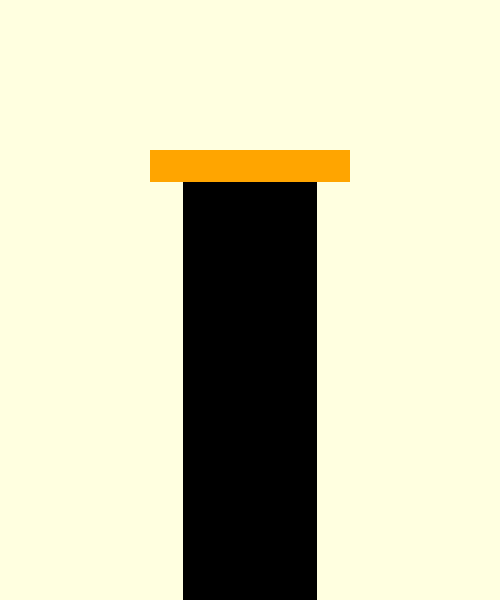
Frame 1 (no input)
Frame 60 (no input): identical to frame 1, image omitted
Frame 120 (the mouse pressed at the canvas centre since frame 60): identical to frame 1, image omitted

The p5.js sketch that drew this single still picture (run headless with seeded random() and noise() and a simulated clock; from frame 60 on, the mouse is pressed at the canvas centre):

// p5.js sketch
// ── sketch.js
// 상단의 막대기를 위한 용수철(spring) 그리기
let springHeight = 32,
  left,
  right,
  maxHeight = 200,
  minHeight = 100,
  over = false,
  move = false,
  firstBounce = false; // 첫 번째 튕김 여부

// 용수철 시뮬레이션 상수들
let M = 0.8, // Mass(질량)
  K = 0.2, // 용수철(spring) 상수
  D = 0.92, // Damping(감쇠)
  R = 150; // Rest Position(놓인 위치)

// 용수철 시뮬레이션 변수들
let ps = R, // 위치
  vs = 0.0, // 속도
  as = 0, // 가속도
  f = 0; // 힘

// 추가: 튕기는 원 배열
let circles = [];

function setup() {
  createCanvas(500, 600);
  rectMode(CORNERS);
  noStroke();
  left = width / 2 - 100;
  right = width / 2 + 100;
}

function draw() {
  background('lightyellow');
  updateSpring();
  drawSpring();
  if (firstBounce) {
    drawCircles();
  }
}

function drawSpring() {
  // 바탕 그리기
  fill(0.2);
  let baseWidth = 0.5 * ps + -8;
  rect(width / 2 - baseWidth, ps + springHeight, width / 2 + baseWidth, height);

  // 상단 막대기의 색상 설정하고 그리기
  if (over || move) {
    fill('orange');
  } else {
    fill('orange');
  }

  rect(left, ps, right, ps + springHeight);
}

// 추가: 튕기는 원 그리기 함수
function drawCircles() {
  fill('skyblue');
  for (let circle of circles) {
    ellipse(circle.x, circle.y, circle.size, circle.size);
  }
}

function updateSpring() {
  // 용수철(spring) 위치 업데이트
  if (!move) {
    f = -K * (ps - R); // f=-ky
    as = f / M; // 가속도 설정, f=ma == a=f/m
    vs = D * (vs + as); // 속도 설정
    ps = ps + vs; // 업데이트된 위치
  }

  // 추가: 튕기는 원 생성 조건 추가 (첫 번째 튕김 이후에만)
  if (abs(vs) < 0.1 && !move && firstBounce) {
    vs = -vs; // 튕겨 올라가도록 방향 변경

    // 추가: 튕기는 원 추가
    let size = random(10, 30);
    let angle = random(-PI / 4, PI / 4); // 무작위 각도 (-45도에서 45도 사이)
    let speed = random(2, 5); // 무작위 속도
    let x = width / 2 + cos(angle) * size;
    let y = ps - springHeight / 2 - sin(angle) * size;

    circles.push({ x, y, size, speed });
  }

  // 추가: 튕기는 원의 위치 업데이트
  for (let i = circles.length - 1; i >= 0; i--) {
    let circle = circles[i];
    circle.y += circle.speed;

    // 튕긴 원이 화면 바닥에 닿으면 위치 조정
    if (circle.y + circle.size / 2 > height) {
      circle.y = height - circle.size / 2;
      circle.speed = 0; // 원이 멈추도록 속도를 0으로 설정
    }
  }

  // 마우스가 상단 막대기 위에 있는지 여부 테스트
  if (
    mouseX > left &&
    mouseX < right &&
    mouseY > ps &&
    mouseY < ps + springHeight
  ) {
    over = true;
  } else {
    over = false;
  }

  // 상단 막대기의 위치 설정 및 제한
  if (move) {
    ps = mouseY - springHeight / 2;
    ps = constrain(ps, minHeight, maxHeight);
  }

  // 추가: 첫 번째 튕김 확인
  if (!firstBounce && abs(vs) < 0.1 && move) {
    firstBounce = true;
  }
}

function mousePressed() {
  if (over) {
    move = true;
  }
}

function mouseReleased() {
  move = false;
}
